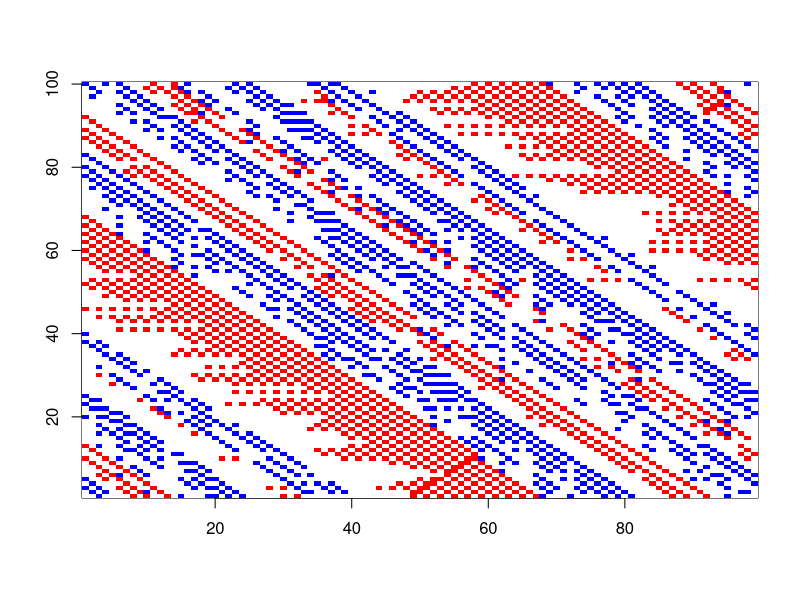

This figure's R source:
# Construction and initialization function of the BMLGrid class
BMLGrid <- function(r, c, ncars) {
  cars <- sample(1 : (r * c), ncars['red'] + ncars['blue']) # The vector index of the cars in the grid
  red <- sample(cars, ncars['red'])  # The vector index of the red cars in the grid
  blue <- setdiff(cars, red)  # The vector index of the blue cars in the grid
  grid <- matrix(0, nrow = r, ncol = c) # The matrix representing the cars, 0 indicates no cars on that grid
  grid[red] <- 1 # 1 indicates a red car on the grid
  grid[blue] <- 2 # 2 indicates a blue car on the grid
  
  instance_BMLGrid <- list(grid = grid, red = red, blue = blue)
  class(instance_BMLGrid) <- 'BMLGrid'
  return(instance_BMLGrid)
}

# Vectorized function to get the vector index of the right grid right to the current grid
idx_right <- function(idx, r, c) {
  return((idx + r - 1) %% (r * c) + 1)
}

# Vectorized function to get the vector index of the right grid right to the current grid
idx_up <- function(idx, r, c) {
  return(idx %% r + 1 + ((idx - 1) %/% r) * r)
}

# Mehthod to plot BMLGrid class object
plot.BMLGrid <- function(g, ...) {
  colormap <- c("white", "red", "blue")
  image(1 : ncol(g$grid), 1 : nrow(g$grid), t(g$grid), col = colormap, xlab = '', ylab = '')
}

# Method to summarize BMLGrid class object
summary.BMLGrid <- function(g, ...) {
  lines <- c("BMLGrid class object.", paste(c(" -", toString(nrow(g$grid)), 'rows,', toString(ncol(g$grid)), 'columns'), collapse = ' '), paste(c(" -", toString(length(g$red)), 'red,', toString(length(g$blue)), 'blue.\n'), collapse = ' '))
  return(cat(paste(lines, collapse = '\n')))
}

# Function to compute the number of cars that moved, blocked given the index of cars we would like to move, the current grid and whether we would like to move up or right
get_nmoved <- function(grid, r, c, cars, direction) {
  if (direction == 'up') {
    return(sum(grid[idx_up(cars, r, c)] == 0))
  } else {
    return(sum(grid[idx_right(cars, r, c)] == 0))
  }
}

# Let us execute this constructor
r <- 100
c <- 99
rho <- 0.3
p_red <- 0.5
numSteps <- 10000
n_rep <- 10 

ncars <- c(red = round(r * c * rho * p_red), blue = round(r * c * rho * (1 - p_red)))


# Let there be traffic
Rprof("ProfBMLGridOriginal.out", line.profiling=TRUE) # Profiling the program
for (i_rep in seq_len(n_rep)) {
  g <- BMLGrid(r, c, ncars)
  nmoved <- rep(0, numSteps + 1) # Record the number of cars moved at each step
  nmoved[1] <- get_nmoved(g$grid, r, c, g$blue, 'up')
  movable_any <- TRUE
  for (step in seq(1, numSteps)) {
    if (step %% 2 == 0) { # Red cars move to right by 1 grid
      red_right <- idx_right(g$red, r, c) # The vector index of the right grids to current red cars
      movable <- (g$grid[red_right] == 0)
      red_new <- ifelse(movable, red_right, g$red) # If not occupied, move to right. Else stay at the current grid
      
      g$grid[g$red] <- 0 # Update grid
      g$red <- red_new
      g$grid[g$red] <- 1

      nmoved[step + 1] <- get_nmoved(g$grid, r, c, g$red, 'up')  # Record the number of cars moved at each step
    } else { # Blue cars move upward by 1 grid
      blue_up <- idx_up(g$blue, r, c) # The vector index of the right grids to current red cars
      movable <- (g$grid[blue_up] == 0)
      blue_new <- ifelse(movable, blue_up, g$blue) # If not occupied, move to right. Else stay at the current grid
      
      g$grid[g$blue] <- 0 # Update grid
      g$blue <- blue_new
      g$grid[g$blue] <- 2
      nmoved[step + 1] <- get_nmoved(g$grid, r, c, g$blue, 'right')  # Record the number of cars moved at each step
    }
    if (!movable_any && !any(movable)) {
      break # We have entered a grid lock, no need to continue
    } else {
      movable_any <- any(movable)
    }   
  }
  nmoved <- nmoved[1 : numSteps]
  nblocked <- rep_len(c(ncars['blue'], ncars['red']), numSteps) - nmoved # The number of cars blocked at each step
  vaverage <- nmoved / (nmoved + nblocked) # The average velocity at each step
}

plot(g)

Rprof(NULL)
summaryRprof("ProfBMLGridOriginal.out")
summaryRprof("ProfBMLGridOriginal.out", lines = "show")



